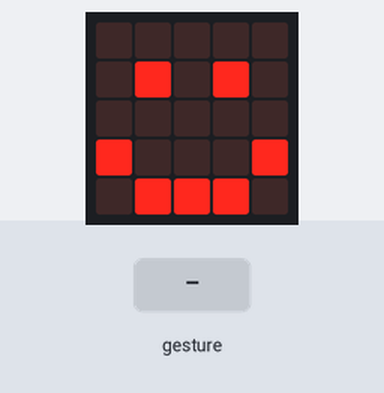
Recording of a program running on a simulated BBC micro:bit (MakeCode). Shown: the board's 5×5 LED display. The inputs (shaded band) are chosen by the test bench. A tilt is held for 1.5 s and a shake lasts 1 s, then the board lies face up again.

Above: at 0.1 s.
At 0.7 s:
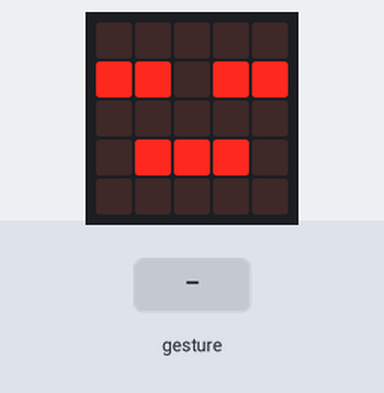
4.9 s: gesture 'shake'
At 5.6 s:
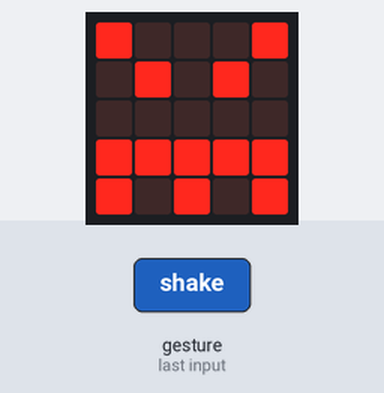
Timing chart, 0 to 7.9 s (numbered marks = the images above; inputs shaded):
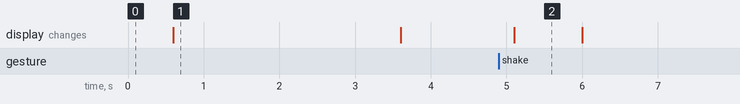

The program:

main.ts
```typescript
input.onGesture(Gesture.ScreenUp, function () {
    basic.showIcon(IconNames.Asleep)
})
input.onGesture(Gesture.Shake, function () {
    basic.showIcon(IconNames.Angry)
})
input.onGesture(Gesture.ScreenDown, function () {
    basic.showIcon(IconNames.Happy)
})
basic.showIcon(IconNames.Happy)
basic.pause(3000)
basic.clearScreen()
```

test.ts
```typescript
// 테스트는 여기로 이동합니다; 이 패키지가 확장으로 사용될 때 컴파일되지 않을 것 입니다.
```

Measured:
- after the input at 4.9 s, the display: changes after 0.20 s (image 2)
- what the display in image 1 shows lasts 3.0 s, from 0.6 s to 3.6 s
- what the display in image 2 shows lasts 0.9 s, from 5.1 s to 6.0 s
